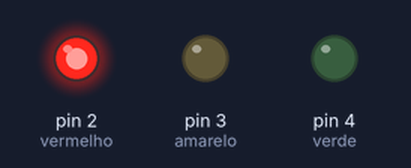
Recording of a sketch running on a simulated Arduino Uno, built with avr-gcc and run on an emulated ATmega328P. Shown: output pins drawn as LEDs (lit = HIGH).

Above: at 1.5 s.
At 4.5 s:
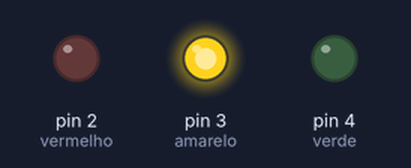
At 7.5 s:
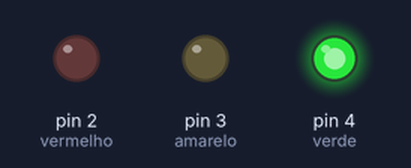
Timing chart, 0 to 11.7 s (numbered marks = the images above):
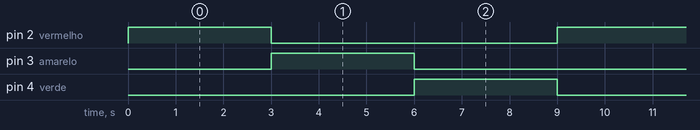

Measured:
- by itself, pin 2 (vermelho), pin 3 (amarelo), pin 4 (verde): alternates HIGH for 3.0 s and LOW for 6.0 s
- by itself, everything shown: repeats every 9.0 s, in 4 steps

The sketch:

lab04.ino
```cpp
// C++ code
//

int vermelho = 2;
int amarelo = 3;
int verde = 4;

void setup()
{
  pinMode(vermelho, OUTPUT);
  pinMode(amarelo, OUTPUT);
  pinMode(verde, OUTPUT);
}

void loop()
{
  digitalWrite(vermelho, HIGH);
  delay(3000);
  digitalWrite(vermelho, LOW);

  digitalWrite(amarelo, HIGH);
  delay(3000);
  digitalWrite(amarelo, LOW);

  digitalWrite(verde, HIGH);
  delay(3000);
  digitalWrite(verde, LOW);
}
```
